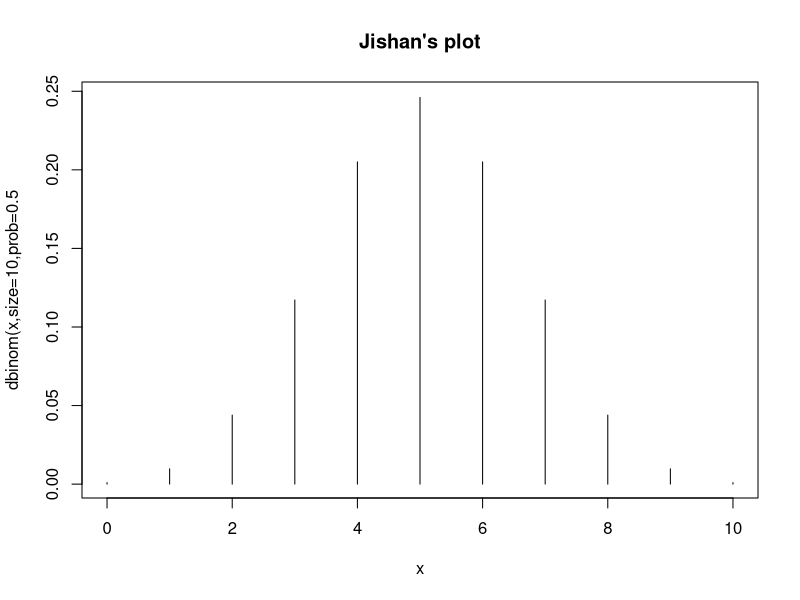
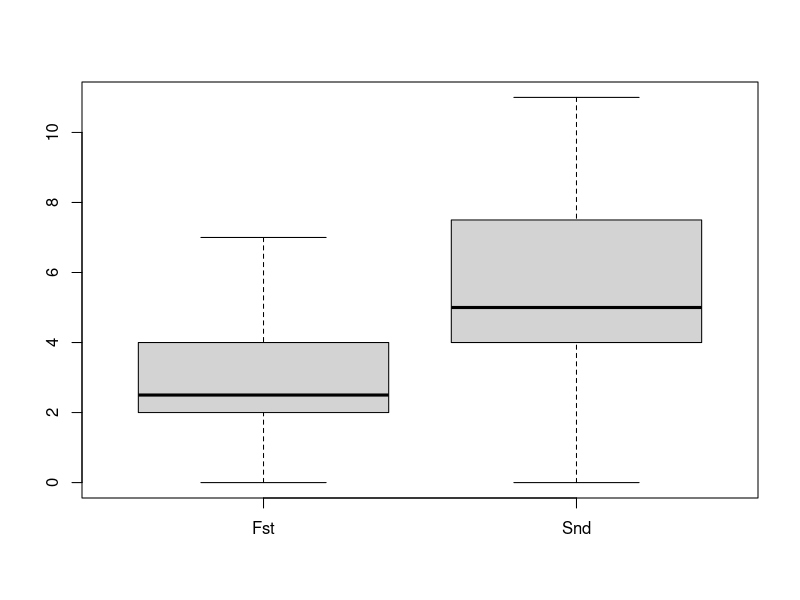
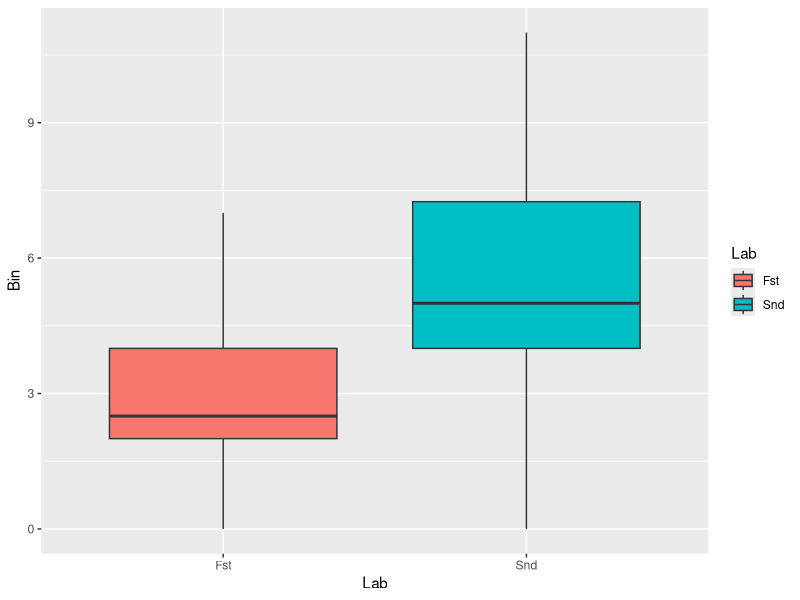
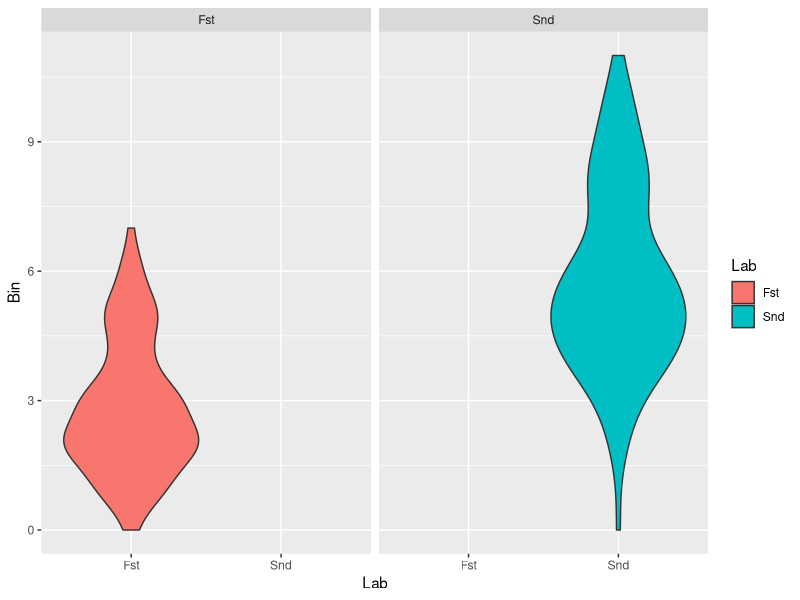

Write the R code that produced these figures, in order.
## ---- chunk 1
knitr::opts_chunk$set(echo = TRUE)
## ---- chunk 2
library(ggplot2)
## ---- chunk 3
dmybin=function(x,n,p)
  {
n_x=factorial(n)/(factorial(x)*factorial(n-x)) 
pb=n_x*p^x*(1-p)^(n-x)
list(result=pb) #print the result of probability--pb
}
## ---- chunk 4
dmybin(x=4,n=10,p=0.5)
## ---- chunk 5
dbinom(4,size=10,prob=0.5)
## ---- chunk 6
pmybin=function(x,n,p)
{
  i=0
  for (i in 0:x){
    if (i <= x){
      n_x=factorial(n)/(factorial(x)*factorial(n-x)) 
      pb=n_x*p^x*(1-p)^(n-x)
      i=i+1
      pb=pb+pb
    }
  }
  list(result=pb)
}
dmybin(x=5,n=10,p=0.5)
pmybin(5,10,0.5)
## ---- chunk 7
pmybin=function(x,n,p)
{
Psum=sum(choose(n,x)* (p^x)*((1-p)^(n-x)))
}
pmybin(5,10,0.5)
## ---- chunk 8
# pmybin(5,10,0.5)=0.6230469
## ---- chunk 9
pbinom(5,10,0.5)
sum(dbinom(0:5,10,0.5)) #we can see the result of two funtions are the same
## ---- chunk 10
n=10
p=0.5
x=0:n
plot (x,dbinom(x, size=n, prob = p), type = "h",
      ylab = "dbinom(x,size=10,prob=0.5",
      main = "Jishan's plot") # plot the probabilities with n=10,p=0.5

## ---- chunk 11
dpois(4, 3)
## ---- chunk 12
ppois(4,3,lower.tail=T)
## ---- chunk 13
1-ppois(4,3) #method 1
1-sum(dpois(0:4,3)) #method 2
ppois(4,3,lower.tail = F) #method 3
## ---- chunk 14
myfun=function(x,lam,prob){
  prob=1-(lam^x*exp(-lam))/factorial(x)
  return(x)
}
#myfun(x,3,0.9997077)
x=10
## ---- chunk 15
set.seed(124)
Fst=rpois(100,3)
## ---- chunk 16
set.seed(124)
Snd=rpois(100,6)
## ---- chunk 17
df=data.frame(Bin =c(Fst,Snd), Lab=rep(c("Fst","Snd"),c(100,100))) # create a datafame "df" with "Fst" and "Snd"
boxplot(data.frame(Fst,Snd))
## ---- chunk 18
g = ggplot(df, aes(x = Lab, y = Bin, fill = Lab)) +
  geom_boxplot()
g #boxplot withe dataframe we created
## ---- chunk 19
e = ggplot(df, aes(x = Lab, y=Bin, fill = Lab)) + 
  geom_violin(aes(y = Bin)) +facet_wrap(~Lab)
e # violin plot
